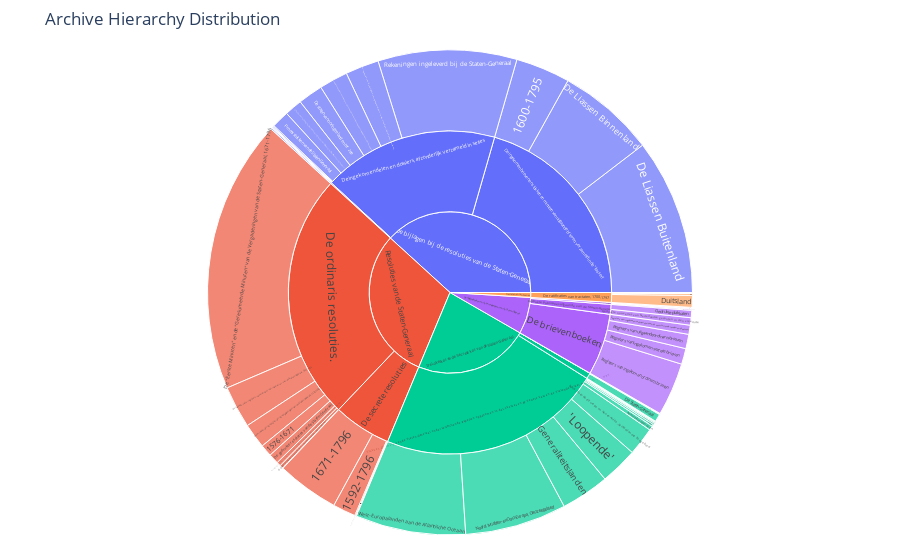

The notebook cell this image was saved under:
### Code cell
import plotly.express as px

# Make a copy to avoid modifying the original DataFrame
df_plot = ead_tsv.copy()

# Fill potential NaN/None values with a placeholder string for clarity in the plot
# Ensure consistent data types (string) for path columns
df_plot['series'] = df_plot['series'].fillna('N/A').astype(str)
df_plot['subseries'] = df_plot['subseries'].fillna('N/A').astype(str)
df_plot['subsubseries'] = df_plot['subsubseries'].fillna('N/A').astype(str)


# Add a count column, assuming each row represents one item
# If aggregation is needed based on counts per group, adjust this part
df_plot['count'] = 1

# Create the sunburst chart using Plotly Express
# The 'path' argument defines the hierarchy from center outwards
fig = px.sunburst(df_plot,
                  path=['series', 'subseries', 'subsubseries'],
                  values='count',
                  title="Archive Hierarchy Distribution",
                  # Optional: Limit depth if it gets too crowded
                  # maxdepth=3
                 )

# Improve layout for better readability
fig.update_layout(margin = dict(t=50, l=25, r=25, b=25))

fig.show()

### Figure 1 — Plotly figure (JSON) as saved in the notebook; plotly's stock layout.template omitted (floating-point values rounded to 4 significant figures)
{"data": [{"branchvalues": "total", "domain": {"x": [0, 1], "y": [0, 1]}, "hovertemplate": "labels=%{label}<br>count=%{value}<br>parent=%{parent}<br>id=%{id}<extra></extra>", "ids": ["Resoluties van de Staten-Generaal/De ordinaris resoluties./De minuten van de notulen van de vergaderingen van de Staten-Generaal, 1576-1684.", "Resoluties van de Staten-Generaal/De ordinaris resoluties./De \"Eerste Minuten\" en de \"Geresumeerde Minuten\" van  de Vergaderingen van de Staten-Generaal, 1671-1796", "Resoluties van de Staten-Generaal/De ordinaris resoluties./1576-1671", "Resoluties van de Staten-Generaal/De ordinaris resoluties./De tweede serie registers van ordinaris net-resoluties  van de Staten-Generaal, 1637-1795", "Resoluties van de Staten-Generaal/De ordinaris resoluties./Repertoria op de resoluties van de Staten-Generaal  over langere termijn dan één jaar samengesteld. \"Index Rerum\", \"Indices  Minuteel\", op de ordinaris resoluties, volgens \"Respecten\"  (rubrieken)", "Resoluties van de Staten-Generaal/De ordinaris resoluties./De gedrukte resoluties van de Staten-Generaal", "Resoluties van de Staten-Generaal/De ordinaris resoluties./De indices van zaken op de gedrukte resoluties van de  Staten-Generaal over een langere termijn dan één jaar samengesteld.", "Resoluties van de Staten-Generaal/De ordinaris resoluties./De dubbele registers van ordinaris resoluties van de  Staten-Generaal", "Resoluties van de Staten-Generaal/De secrete resoluties/De minuten van de secrete notulen van de  Staten-Generaal, 1592-1670", "Resoluties van de Staten-Generaal/De secrete resoluties/1671-1796", "Resoluties van de Staten-Generaal/De secrete resoluties/1592-1796", "Resoluties van de Staten-Generaal/De secrete resoluties/Algemene indices op de secrete-resoluties van de  Staten-Generaal over langere termijn dan één jaar samengesteld", "De bijlagen bij de resoluties van de Staten-Generaal/De ingekomen brieven en stukken en minuten van uitgaande brieven, verzameld in de \"liassen\"/De Liassen Binnenland", "De bijlagen bij de resoluties van de Staten-Generaal/De ingekomen brieven en stukken en minuten van uitgaande brieven, verzameld in de \"liassen\"/De Liassen Buitenland", "De bijlagen bij de resoluties van de Staten-Generaal/De ingekomen brieven en stukken en minuten van uitgaande brieven, verzameld in de \"liassen\"/1600-1795", "De bijlagen bij de resoluties van de Staten-Generaal/De ingekomen delen en dossiers, afzonderlijk verzameld in series/De staten van oorlog te land en ter zee", "De bijlagen bij de resoluties van de Staten-Generaal/De ingekomen delen en dossiers, afzonderlijk verzameld in series/Verbalen en rapporten van Nederlandse vertegenwoordigers in den vreemde (buitenlandse verbalen)", "De bijlagen bij de resoluties van de Staten-Generaal/De ingekomen delen en dossiers, afzonderlijk verzameld in series/Verbalen en rapporten van bezendingen van de Staten-Generaal aan de provincies en Generaliteitslanden (binnenlandse verbalen)", "De bijlagen bij de resoluties van de Staten-Generaal/De ingekomen delen en dossiers, afzonderlijk verzameld in series/Rapporten en memories van advocaten-fiscaal betreffende zaken van verraad in de Republiek", "De bijlagen bij de resoluties van de Staten-Generaal/De ingekomen delen en dossiers, afzonderlijk verzameld in series/Verbalen, journalen, memories en rapporten betreffende het beleid van de Admiraliteiten en de krijgsverrichtingen van de Staatse vloot", "De bijlagen bij de resoluties van de Staten-Generaal/De ingekomen delen en dossiers, afzonderlijk verzameld in series/Verbalen, rapporten, memories en andere ingekomen stukken betreffende het beleid van de West-Indische Compagnie", "De bijlagen bij de resoluties van de Staten-Generaal/De ingekomen delen en dossiers, afzonderlijk verzameld in series/Verbalen, rapporten en andere ingekomen stukken betreffende het beleid van de Oost-Indische Compagnie", "De bijlagen bij de resoluties van de Staten-Generaal/De ingekomen delen en dossiers, afzonderlijk verzameld in series/Verbalen, rapporten en memories van de commissies van de Staten-Generaal betreffende het Defensie- en Financiewezen van de Staat", "De bijlagen bij de resoluties van de Staten-Generaal/De ingekomen delen en dossiers, afzonderlijk verzameld in series/Processtukken van de Staten-Generaal", "De bijlagen bij de resoluties van de Staten-Generaal/De ingekomen delen en dossiers, afzonderlijk verzameld in series/Rekeningen ingeleverd bij de Staten-Generaal", "De bijlagen bij de resoluties van de Staten-Generaal/De minuten van uitgaande brieven van de Staten-Generaal/Minuten van algemene aard", "De bijlagen bij de resoluties van de Staten-Generaal/De minuten van uitgaande brieven van de Staten-Generaal/Minuten van bijzondere aard", "De depêcheboeken en de brievenboeken van de Staten-Generaal/De depêcheboeken/Ordinaris depêcheboeken", "De depêcheboeken en de brievenboeken van de Staten-Generaal/De depêcheboeken/Franse depêcheboeken", "De depêcheboeken en de brievenboeken van de Staten-Generaal/De depêcheboeken/Engelse depêcheboeken", "De depêcheboeken en de brievenboeken van de Staten-Generaal/De depêcheboeken/Hoogduitse depêcheboeken", "De depêcheboeken en de brievenboeken van de Staten-Generaal/De brievenboeken/Registers van ingekomen ordinarisbrieven", "De depêcheboeken en de brievenboeken van de Staten-Generaal/De brievenboeken/Registers van ingekomen secrete brieven", "De depêcheboeken en de brievenboeken van de Staten-Generaal/De brievenboeken/Registers van ingekomen ordinarisbrieven uit verschillende landen en plaatsen", "De depêcheboeken en de brievenboeken van de Staten-Generaal/De brievenboeken/Registers van uitgaande ordinarisbrieven", "De depêcheboeken en de brievenboeken van de Staten-Generaal/Gedrukte publicaties uitgaande van de Staten-Generaal/Gedrukte nouvelles van Nederlandse gezanten in den vreemde", "De depêcheboeken en de brievenboeken van de Staten-Generaal/Gedrukte publicaties uitgaande van de Staten-Generaal/Gedrukte plakkaten", "De Loketkas en de Secrete kas van de Staten-Generaal/Stukken afkomstig van de Spaanse Regering in de Nederlanden, opgenomen in de Loketkas van de Staten-Generaal, 1431-1576 augustus, overgebracht naar de archieven van de Spaans-Nederlandse Regering in Brussel, nummer toegang 1.01.01.13./Stukken betreffende het bewind van keizer Karel V", "De Loketkas en de Secrete kas van de Staten-Generaal/Stukken afkomstig van de Regeringsarchieven van de Geünieerde en van de Nader-Geünieerde Nederlandse Provinciën, opgenomen in de Loketkas en de Secrete kas van de Staten-Generaal, 1576 september - 1588 mei. Deze stukken zijn in 1974 overgebracht naar Regeringsarchieven./De Staten-Generaal", "De Loketkas en de Secrete kas van de Staten-Generaal/Stukken afkomstig van de Regeringsarchieven van de Geünieerde en van de Nader-Geünieerde Nederlandse Provinciën, opgenomen in de Loketkas en de Secrete kas van de Staten-Generaal, 1576 september - 1588 mei. Deze stukken zijn in 1974 overgebracht naar Regeringsarchieven./Generale Landraad, 1581-1582", "De Loketkas en de Secrete kas van de Staten-Generaal/Stukken afkomstig van de Regeringsarchieven van de Geünieerde en van de Nader-Geünieerde Nederlandse Provinciën, opgenomen in de Loketkas en de Secrete kas van de Staten-Generaal, 1576 september - 1588 mei. Deze stukken zijn in 1974 overgebracht naar Regeringsarchieven./De kamer van de tresorie van deze landen, 1586. De kamer van de financiën en domeinen, 1586. De kamer van de tresorie, 1586-1588", "De Loketkas en de Secrete kas van de Staten-Generaal/Stukken afkomstig van de Staten-Generaal onder verschillende respecten opgenomen in de Loketkas en de Secrete kas van de Staten-Generaal 1588 juni - ca. 1795/'Loopende'", "De Loketkas en de Secrete kas van de Staten-Generaal/Stukken afkomstig van de Staten-Generaal onder verschillende respecten opgenomen in de Loketkas en de Secrete kas van de Staten-Generaal 1588 juni - ca. 1795/Processen", "De Loketkas en de Secrete kas van de Staten-Generaal/Stukken afkomstig van de Staten-Generaal onder verschillende respecten opgenomen in de Loketkas en de Secrete kas van de Staten-Generaal 1588 juni - ca. 1795/Admiraliteitsstukken", "De Loketkas en de Secrete kas van de Staten-Generaal/Stukken afkomstig van de Staten-Generaal onder verschillende respecten opgenomen in de Loketkas en de Secrete kas van de Staten-Generaal 1588 juni - ca. 1795/Oost-Indische Compagnie", "De Loketkas en de Secrete kas van de Staten-Generaal/Stukken afkomstig van de Staten-Generaal onder verschillende respecten opgenomen in de Loketkas en de Secrete kas van de Staten-Generaal 1588 juni - ca. 1795/West-Indische Compagnie", "De Loketkas en de Secrete kas van de Staten-Generaal/Stukken afkomstig van de Staten-Generaal onder verschillende respecten opgenomen in de Loketkas en de Secrete kas van de Staten-Generaal 1588 juni - ca. 1795/Generaliteitslanden", "De Loketkas en de Secrete kas van de Staten-Generaal/Stukken afkomstig van de Staten-Generaal onder verschillende respecten opgenomen in de Loketkas en de Secrete kas van de Staten-Generaal 1588 juni - ca. 1795/Oost-Friesland", "De Loketkas en de Secrete kas van de Staten-Generaal/Stukken afkomstig van de Staten-Generaal onder verschillende respecten opgenomen in de Loketkas en de Secrete kas van de Staten-Generaal 1588 juni - ca. 1795/Noord, Midden- en Oost-Europa, Oostzeegebied", "De Loketkas en de Secrete kas van de Staten-Generaal/Stukken afkomstig van de Staten-Generaal onder verschillende respecten opgenomen in de Loketkas en de Secrete kas van de Staten-Generaal 1588 juni - ca. 1795/West-Europalanden aan de Atlantische Oceaan", "De Loketkas en de Secrete kas van de Staten-Generaal/Stukken afkomstig van de Staten-Generaal onder verschillende respecten opgenomen in de Loketkas en de Secrete kas van de Staten-Generaal 1588 juni - ca. 1795/Zuid-, Zuid-Oost Europa en Noord-Afrika, Middellandse Zeegebied", "De Loketkas en de Secrete kas van de Staten-Generaal/Stukken afkomstig van de Staten-Generaal onder verschillende respecten opgenomen in de Loketkas en de Secrete kas van de Staten-Generaal 1588 juni - ca. 1795/Azië", "De Loketkas en de Secrete kas van de Staten-Generaal/Stukken afkomstig van de Staten-Generaal onder verschillende respecten opgenomen in de Loketkas en de Secrete kas van de Staten-Generaal 1588 juni - ca. 1795/Obligaties", "Tractaten en ratificaties/De ratificaties van tractaten, 1700-1797/Duitsland", "Tractaten en ratificaties/De ratificaties van tractaten, 1700-1797/Frankrijk", "Tractaten en ratificaties/De ratificaties van tractaten, 1700-1797/Spanje", "Tractaten en ratificaties/De ratificaties van tractaten, 1700-1797/Italië", "Tractaten en ratificaties/De ratificaties van tractaten, 1700-1797/Staten-Generaal", "Resoluties van de Staten-Generaal/De ordinaris resoluties.", "Resoluties van de Staten-Generaal/De secrete resoluties", "De bijlagen bij de resoluties van de Staten-Generaal/De ingekomen brieven en stukken en minuten van uitgaande brieven, verzameld in de \"liassen\"", "De bijlagen bij de resoluties van de Staten-Generaal/De ingekomen delen en dossiers, afzonderlijk verzameld in series", "De bijlagen bij de resoluties van de Staten-Generaal/De minuten van uitgaande brieven van de Staten-Generaal", "De depêcheboeken en de brievenboeken van de Staten-Generaal/De depêcheboeken", "De depêcheboeken en de brievenboeken van de Staten-Generaal/De brievenboeken", "De depêcheboeken en de brievenboeken van de Staten-Generaal/Gedrukte publicaties uitgaande van de Staten-Generaal", "De Loketkas en de Secrete kas van de Staten-Generaal/Stukken afkomstig van de Spaanse Regering in de Nederlanden, opgenomen in de Loketkas van de Staten-Generaal, 1431-1576 augustus, overgebracht naar de archieven van de Spaans-Nederlandse Regering in Brussel, nummer toegang 1.01.01.13.", "De Loketkas en de Secrete kas van de Staten-Generaal/Stukken afkomstig van de Regeringsarchieven van de Geünieerde en van de Nader-Geünieerde Nederlandse Provinciën, opgenomen in de Loketkas en de Secrete kas van de Staten-Generaal, 1576 september - 1588 mei. Deze stukken zijn in 1974 overgebracht naar Regeringsarchieven.", "De Loketkas en de Secrete kas van de Staten-Generaal/Stukken afkomstig van de Staten-Generaal onder verschillende respecten opgenomen in de Loketkas en de Secrete kas van de Staten-Generaal 1588 juni - ca. 1795", "Tractaten en ratificaties/De ratificaties van tractaten, 1700-1797", "Resoluties van de Staten-Generaal", "De bijlagen bij de resoluties van de Staten-Generaal", "De depêcheboeken en de brievenboeken van de Staten-Generaal", "De Loketkas en de Secrete kas van de Staten-Generaal", "Tractaten en ratificaties"], "labels": ["De minuten van de notulen van de vergaderingen van de Staten-Generaal, 1576-1684.", "De \"Eerste Minuten\" en de \"Geresumeerde Minuten\" van  de Vergaderingen van de Staten-Generaal, 1671-1796", "1576-1671", "De tweede serie registers van ordinaris net-resoluties  van de Staten-Generaal, 1637-1795", "Repertoria op de resoluties van de Staten-Generaal  over langere termijn dan één jaar samengesteld. \"Index Rerum\", \"Indices  Minuteel\", op de ordinaris resoluties, volgens \"Respecten\"  (rubrieken)", "De gedrukte resoluties van de Staten-Generaal", "De indices van zaken op de gedrukte resoluties van de  Staten-Generaal over een langere termijn dan één jaar samengesteld.", "De dubbele registers van ordinaris resoluties van de  Staten-Generaal", "De minuten van de secrete notulen van de  Staten-Generaal, 1592-1670", "1671-1796", "1592-1796", "Algemene indices op de secrete-resoluties van de  Staten-Generaal over langere termijn dan één jaar samengesteld", "De Liassen Binnenland", "De Liassen Buitenland", "1600-1795", "De staten van oorlog te land en ter zee", "Verbalen en rapporten van Nederlandse vertegenwoordigers in den vreemde (buitenlandse verbalen)", "Verbalen en rapporten van bezendingen van de Staten-Generaal aan de provincies en Generaliteitslanden (binnenlandse verbalen)", "Rapporten en memories van advocaten-fiscaal betreffende zaken van verraad in de Republiek", "Verbalen, journalen, memories en rapporten betreffende het beleid van de Admiraliteiten en de krijgsverrichtingen van de Staatse vloot", "Verbalen, rapporten, memories en andere ingekomen stukken betreffende het beleid van de West-Indische Compagnie", "Verbalen, rapporten en andere ingekomen stukken betreffende het beleid van de Oost-Indische Compagnie", "Verbalen, rapporten en memories van de commissies van de Staten-Generaal betreffende het Defensie- en Financiewezen van de Staat", "Processtukken van de Staten-Generaal", "Rekeningen ingeleverd bij de Staten-Generaal", "Minuten van algemene aard", "Minuten van bijzondere aard", "Ordinaris depêcheboeken", "Franse depêcheboeken", "Engelse depêcheboeken", "Hoogduitse depêcheboeken", "Registers van ingekomen ordinarisbrieven", "Registers van ingekomen secrete brieven", "Registers van ingekomen ordinarisbrieven uit verschillende landen en plaatsen", "Registers van uitgaande ordinarisbrieven", "Gedrukte nouvelles van Nederlandse gezanten in den vreemde", "Gedrukte plakkaten", "Stukken betreffende het bewind van keizer Karel V", "De Staten-Generaal", "Generale Landraad, 1581-1582", "De kamer van de tresorie van deze landen, 1586. De kamer van de financiën en domeinen, 1586. De kamer van de tresorie, 1586-1588", "'Loopende'", "Processen", "Admiraliteitsstukken", "Oost-Indische Compagnie", "West-Indische Compagnie", "Generaliteitslanden", "Oost-Friesland", "Noord, Midden- en Oost-Europa, Oostzeegebied", "West-Europalanden aan de Atlantische Oceaan", "Zuid-, Zuid-Oost Europa en Noord-Afrika, Middellandse Zeegebied", "Azië", "Obligaties", "Duitsland", "Frankrijk", "Spanje", "Italië", "Staten-Generaal", "De ordinaris resoluties.", "De secrete resoluties", "De ingekomen brieven en stukken en minuten van uitgaande brieven, verzameld in de \"liassen\"", "De ingekomen delen en dossiers, afzonderlijk verzameld in series", "De minuten van uitgaande brieven van de Staten-Generaal", "De depêcheboeken", "De brievenboeken", "Gedrukte publicaties uitgaande van de Staten-Generaal", "Stukken afkomstig van de Spaanse Regering in de Nederlanden, opgenomen in de Loketkas van de Staten-Generaal, 1431-1576 augustus, overgebracht naar de archieven van de Spaans-Nederlandse Regering in Brussel, nummer toegang 1.01.01.13.", "Stukken afkomstig van de Regeringsarchieven van de Geünieerde en van de Nader-Geünieerde Nederlandse Provinciën, opgenomen in de Loketkas en de Secrete kas van de Staten-Generaal, 1576 september - 1588 mei. Deze stukken zijn in 1974 overgebracht naar Regeringsarchieven.", "Stukken afkomstig van de Staten-Generaal onder verschillende respecten opgenomen in de Loketkas en de Secrete kas van de Staten-Generaal 1588 juni - ca. 1795", "De ratificaties van tractaten, 1700-1797", "Resoluties van de Staten-Generaal", "De bijlagen bij de resoluties van de Staten-Generaal", "De depêcheboeken en de brievenboeken van de Staten-Generaal", "De Loketkas en de Secrete kas van de Staten-Generaal", "Tractaten en ratificaties"], "name": "", "parents": ["Resoluties van de Staten-Generaal/De ordinaris resoluties.", "Resoluties van de Staten-Generaal/De ordinaris resoluties.", "Resoluties van de Staten-Generaal/De ordinaris resoluties.", "Resoluties van de Staten-Generaal/De ordinaris resoluties.", "Resoluties van de Staten-Generaal/De ordinaris resoluties.", "Resoluties van de Staten-Generaal/De ordinaris resoluties.", "Resoluties van de Staten-Generaal/De ordinaris resoluties.", "Resoluties van de Staten-Generaal/De ordinaris resoluties.", "Resoluties van de Staten-Generaal/De secrete resoluties", "Resoluties van de Staten-Generaal/De secrete resoluties", "Resoluties van de Staten-Generaal/De secrete resoluties", "Resoluties van de Staten-Generaal/De secrete resoluties", "De bijlagen bij de resoluties van de Staten-Generaal/De ingekomen brieven en stukken en minuten van uitgaande brieven, verzameld in de \"liassen\"", "De bijlagen bij de resoluties van de Staten-Generaal/De ingekomen brieven en stukken en minuten van uitgaande brieven, verzameld in de \"liassen\"", "De bijlagen bij de resoluties van de Staten-Generaal/De ingekomen brieven en stukken en minuten van uitgaande brieven, verzameld in de \"liassen\"", "De bijlagen bij de resoluties van de Staten-Generaal/De ingekomen delen en dossiers, afzonderlijk verzameld in series", "De bijlagen bij de resoluties van de Staten-Generaal/De ingekomen delen en dossiers, afzonderlijk verzameld in series", "De bijlagen bij de resoluties van de Staten-Generaal/De ingekomen delen en dossiers, afzonderlijk verzameld in series", "De bijlagen bij de resoluties van de Staten-Generaal/De ingekomen delen en dossiers, afzonderlijk verzameld in series", "De bijlagen bij de resoluties van de Staten-Generaal/De ingekomen delen en dossiers, afzonderlijk verzameld in series", "De bijlagen bij de resoluties van de Staten-Generaal/De ingekomen delen en dossiers, afzonderlijk verzameld in series", "De bijlagen bij de resoluties van de Staten-Generaal/De ingekomen delen en dossiers, afzonderlijk verzameld in series", "De bijlagen bij de resoluties van de Staten-Generaal/De ingekomen delen en dossiers, afzonderlijk verzameld in series", "De bijlagen bij de resoluties van de Staten-Generaal/De ingekomen delen en dossiers, afzonderlijk verzameld in series", "De bijlagen bij de resoluties van de Staten-Generaal/De ingekomen delen en dossiers, afzonderlijk verzameld in series", "De bijlagen bij de resoluties van de Staten-Generaal/De minuten van uitgaande brieven van de Staten-Generaal", "De bijlagen bij de resoluties van de Staten-Generaal/De minuten van uitgaande brieven van de Staten-Generaal", "De depêcheboeken en de brievenboeken van de Staten-Generaal/De depêcheboeken", "De depêcheboeken en de brievenboeken van de Staten-Generaal/De depêcheboeken", "De depêcheboeken en de brievenboeken van de Staten-Generaal/De depêcheboeken", "De depêcheboeken en de brievenboeken van de Staten-Generaal/De depêcheboeken", "De depêcheboeken en de brievenboeken van de Staten-Generaal/De brievenboeken", "De depêcheboeken en de brievenboeken van de Staten-Generaal/De brievenboeken", "De depêcheboeken en de brievenboeken van de Staten-Generaal/De brievenboeken", "De depêcheboeken en de brievenboeken van de Staten-Generaal/De brievenboeken", "De depêcheboeken en de brievenboeken van de Staten-Generaal/Gedrukte publicaties uitgaande van de Staten-Generaal", "De depêcheboeken en de brievenboeken van de Staten-Generaal/Gedrukte publicaties uitgaande van de Staten-Generaal", "De Loketkas en de Secrete kas van de Staten-Generaal/Stukken afkomstig van de Spaanse Regering in de Nederlanden, opgenomen in de Loketkas van de Staten-Generaal, 1431-1576 augustus, overgebracht naar de archieven van de Spaans-Nederlandse Regering in Brussel, nummer toegang 1.01.01.13.", "De Loketkas en de Secrete kas van de Staten-Generaal/Stukken afkomstig van de Regeringsarchieven van de Geünieerde en van de Nader-Geünieerde Nederlandse Provinciën, opgenomen in de Loketkas en de Secrete kas van de Staten-Generaal, 1576 september - 1588 mei. Deze stukken zijn in 1974 overgebracht naar Regeringsarchieven.", "De Loketkas en de Secrete kas van de Staten-Generaal/Stukken afkomstig van de Regeringsarchieven van de Geünieerde en van de Nader-Geünieerde Nederlandse Provinciën, opgenomen in de Loketkas en de Secrete kas van de Staten-Generaal, 1576 september - 1588 mei. Deze stukken zijn in 1974 overgebracht naar Regeringsarchieven.", "De Loketkas en de Secrete kas van de Staten-Generaal/Stukken afkomstig van de Regeringsarchieven van de Geünieerde en van de Nader-Geünieerde Nederlandse Provinciën, opgenomen in de Loketkas en de Secrete kas van de Staten-Generaal, 1576 september - 1588 mei. Deze stukken zijn in 1974 overgebracht naar Regeringsarchieven.", "De Loketkas en de Secrete kas van de Staten-Generaal/Stukken afkomstig van de Staten-Generaal onder verschillende respecten opgenomen in de Loketkas en de Secrete kas van de Staten-Generaal 1588 juni - ca. 1795", "De Loketkas en de Secrete kas van de Staten-Generaal/Stukken afkomstig van de Staten-Generaal onder verschillende respecten opgenomen in de Loketkas en de Secrete kas van de Staten-Generaal 1588 juni - ca. 1795", "De Loketkas en de Secrete kas van de Staten-Generaal/Stukken afkomstig van de Staten-Generaal onder verschillende respecten opgenomen in de Loketkas en de Secrete kas van de Staten-Generaal 1588 juni - ca. 1795", "De Loketkas en de Secrete kas van de Staten-Generaal/Stukken afkomstig van de Staten-Generaal onder verschillende respecten opgenomen in de Loketkas en de Secrete kas van de Staten-Generaal 1588 juni - ca. 1795", "De Loketkas en de Secrete kas van de Staten-Generaal/Stukken afkomstig van de Staten-Generaal onder verschillende respecten opgenomen in de Loketkas en de Secrete kas van de Staten-Generaal 1588 juni - ca. 1795", "De Loketkas en de Secrete kas van de Staten-Generaal/Stukken afkomstig van de Staten-Generaal onder verschillende respecten opgenomen in de Loketkas en de Secrete kas van de Staten-Generaal 1588 juni - ca. 1795", "De Loketkas en de Secrete kas van de Staten-Generaal/Stukken afkomstig van de Staten-Generaal onder verschillende respecten opgenomen in de Loketkas en de Secrete kas van de Staten-Generaal 1588 juni - ca. 1795", "De Loketkas en de Secrete kas van de Staten-Generaal/Stukken afkomstig van de Staten-Generaal onder verschillende respecten opgenomen in de Loketkas en de Secrete kas van de Staten-Generaal 1588 juni - ca. 1795", "De Loketkas en de Secrete kas van de Staten-Generaal/Stukken afkomstig van de Staten-Generaal onder verschillende respecten opgenomen in de Loketkas en de Secrete kas van de Staten-Generaal 1588 juni - ca. 1795", "De Loketkas en de Secrete kas van de Staten-Generaal/Stukken afkomstig van de Staten-Generaal onder verschillende respecten opgenomen in de Loketkas en de Secrete kas van de Staten-Generaal 1588 juni - ca. 1795", "De Loketkas en de Secrete kas van de Staten-Generaal/Stukken afkomstig van de Staten-Generaal onder verschillende respecten opgenomen in de Loketkas en de Secrete kas van de Staten-Generaal 1588 juni - ca. 1795", "De Loketkas en de Secrete kas van de Staten-Generaal/Stukken afkomstig van de Staten-Generaal onder verschillende respecten opgenomen in de Loketkas en de Secrete kas van de Staten-Generaal 1588 juni - ca. 1795", "Tractaten en ratificaties/De ratificaties van tractaten, 1700-1797", "Tractaten en ratificaties/De ratificaties van tractaten, 1700-1797", "Tractaten en ratificaties/De ratificaties van tractaten, 1700-1797", "Tractaten en ratificaties/De ratificaties van tractaten, 1700-1797", "Tractaten en ratificaties/De ratificaties van tractaten, 1700-1797", "Resoluties van de Staten-Generaal", "Resoluties van de Staten-Generaal", "De bijlagen bij de resoluties van de Staten-Generaal", "De bijlagen bij de resoluties van de Staten-Generaal", "De bijlagen bij de resoluties van de Staten-Generaal", "De depêcheboeken en de brievenboeken van de Staten-Generaal", "De depêcheboeken en de brievenboeken van de Staten-Generaal", "De depêcheboeken en de brievenboeken van de Staten-Generaal", "De Loketkas en de Secrete kas van de Staten-Generaal", "De Loketkas en de Secrete kas van de Staten-Generaal", "De Loketkas en de Secrete kas van de Staten-Generaal", "Tractaten en ratificaties", "", "", "", "", ""], "type": "sunburst", "values": [258.0, 2838.0, 124.0, 438.0, 44.0, 105.0, 4.0, 35.0, 10.0, 646.0, 238.0, 8.0, 1016.0, 1620.0, 566.0, 258.0, 348.0, 298.0, 3.0, 183.0, 8.0, 12.0, 7.0, 181.0, 1441.0, 14.0, 1.0, 11.0, 7.0, 7.0, 5.0, 552.0, 164.0, 95.0, 149.0, 77.0, 76.0, 2.0, 80.0, 4.0, 6.0, 390.0, 20.0, 46.0, 16.0, 4.0, 503.0, 10.0, 1055.0, 1144.0, 292.0, 7.0, 3.0, 123.0, 3.0, 2.0, 20.0, 5.0, 3846.0, 902.0, 3202.0, 2739.0, 15.0, 30.0, 960.0, 153.0, 2.0, 90.0, 3490.0, 153.0, 4748.0, 5956.0, 1143.0, 3582.0, 153.0]}], "layout": {"legend": {"tracegroupgap": 0}, "margin": {"b": 25, "l": 25, "r": 25, "t": 50}, "title": {"text": "Archive Hierarchy Distribution"}}}
